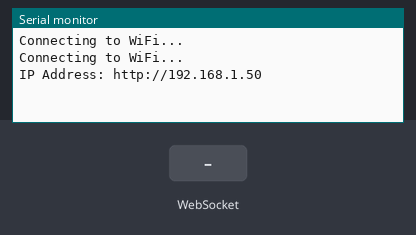
The sketch below on a simulated ESP32. On the bench: the last lines printed to the serial monitor. The inputs (shaded band) are chosen by the test bench. WiFi joins after 1.5 s; servers stay silent unless stated; the camera gives no picture.

Above: at 3.5 s.
3.6 s: WebSocket text "Ue18-647" received
At 4.4 s:
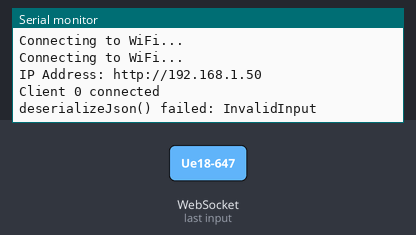
5.1 s: WebSocket text "1" received
At 5.6 s:
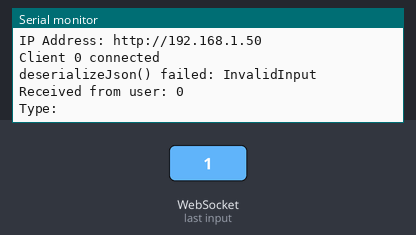

The sketch:

001_ESP32-CAM_capture.ino
```cpp
/**
    Подготовил: Степанюк Денис Борисович

    YouTube:
    https://www.youtube.com/@Stepanjuk

    VK:
    https://vk.com/SDB07

    GitHub:
    https://github.com/DenissStepanjuk

    LinkedIn:
    https://www.linkedin.com/in/stepanjuk/

    Telegram:
    https://t.me/KBISDB
    https://t.me/SDBproduction

**/

// Распиновка и функция инициализации для модуля камеры OV2640 (CAMERA_MODEL_AI_THINKER).
#include "cameraConfig.h"
// Библиотека для работы с wifi подключением (standard library).
#include <WiFi.h>
// Библиотека для создания и запуска веб-сервера, обработки HTTP-запросов, формирования и отправки HTTP-ответов клиенту.
#include <ESPAsyncWebServer.h>
#include <AsyncTCP.h>
// Библиотека позволяет устанавливать постоянное соединение между сервером и клиентом, что делает возможным двустороннюю передачу данных в реальном времени.
#include <WebSocketsServer.h>
// Библиотека используется для работы с JSON (JavaScript Object Notation) данными.
#include <ArduinoJson.h>
// Документ хранящий код HTML странички.
#include "HomePage.h"

// Данные WiFi сети.
const char* ssid     = "OPPO A9 2020";  // "TP-Link_B394" "tve-DESKTOP" "linksystve"
const char* password = "b277a4ee84e8";  // "18009217"     "Ue18-647"    "x93k6kq6wf"

// Экземпляр вебсервера ссылается на 80 порт.
AsyncWebServer server(80);
// Экземпляр WebSocket-сервера ссылается на 81 порт.
WebSocketsServer webSocket = WebSocketsServer(81);

// Инициализировать буфер под хранение изображения.
uint8_t *jpg_buf;
// Инициализировать переменную для хранение размера буфера.
size_t jpg_buf_len;

// Переменная отображает состояние кнопки 'BTN_CAPTURE' отвечающей за фото.
bool capture = false;

/** В документе реализлвана функция webSocketEvent для обработки данных
полученых через соеденение сокетов. **/
#include "socketConnection.h"

void setup() {
  // Последовательный порт (serial port).
  Serial.begin(115200);

  // Инициализация модуля камеры OV2640 (CAMERA_MODEL_AI_THINKER).
  cam_init(FRAMESIZE_VGA, PIXFORMAT_JPEG, 10);

  // Подключение к WiFi.
  WiFi.begin(ssid, password);
  while (WiFi.status() != WL_CONNECTED) {
    delay(1000);
    Serial.println("Connecting to WiFi...");
  }
  // Вывод IP адреса в последовательный порт.
  Serial.print("IP Address: http://");
  Serial.println(WiFi.localIP());


  /** Инициализация вебсервера (загружаем HTML страничку на WebServer, делаем её корневой "/"):
        + "/" - корневая папка,
        + HTTP_GET - HTTP-метод GET для запроса данных с сервера
        + [](AsyncWebServerRequest *request) {} - лямбда-функция
        + AsyncWebServerRequest *request - указатель на объект,
          который содержит всю информацию о запросе, поступившем на сервер.**/
  server.on("/", HTTP_GET, [](AsyncWebServerRequest *request) {
    // отправить (200 - http код ответа, метод отправки по html, HTML страничка)
    request -> send(200, "text\html", getHTML());
  });

  // Запуск вебсокета.
  webSocket.begin();
  // При приёме данных от клиента контролером через соеденение вебсокетов передать данные функцие webSocketEvent для дальнейшей обработки.
  // Функция webSocketEvent реализована в документе "receiveData.h".
  webSocket.onEvent(webSocketEvent);

  // Запуск вебсервера.
  server.begin();
}

void loop() {
  /** Метод webSocket.loop() обеспечивает:
        - Поддержание активного соединения с клиентами.
        - Обработку входящих данных от клиентов.
        - Обработку новых подключений и отключений клиентов.
        - Отправку данных клиентам, если это необходимо.**/
  webSocket.loop();

  // Если кнопка 'BTN_CAPTURE' была нажата.
  if(capture){
    Serial.println("Take a photo");

    // Произвести захват изображения с матрицы камеры.
    camera_fb_t *frame = esp_camera_fb_get();
    esp_camera_fb_return(frame);
    frame = esp_camera_fb_get();

    // Если захват кадра был произведён успешно.
    if (frame) {
      // Записать изображение в буфер.
      jpg_buf = frame->buf;
      // Записать размер изображения в байтах.
      jpg_buf_len = frame->len;
      // Транслировать изображение через соеденение вебсокетов.
      webSocket.broadcastBIN(jpg_buf, jpg_buf_len);
      }
    // Освободить зарезервированную память под изображение.
    esp_camera_fb_return(frame);
    // Фото было сделано и отправлено клиенту.
    capture = false;
    }
  }
```

HomePage.h
```cpp
// Функция подготавливает и возвращает HTML страничку.

String getHTML() {
  String html = ""
"  <!DOCTYPE html>"
"  <html>"
    /** head **//////////////////////////////////////////////////////////////////////////////////////////////////////
"    <head>"
"      <title>ESP32-CAM</title>"
"    </head>"

    /** body **//////////////////////////////////////////////////////////////////////////////////////////////
"    <body style='background-color: #EEEEEE;'>"
      /** Изображение. **/
"      <img id='img'>"
      /** Кнопки:
        - сделать фото
        - перезагрузить страничку **/
"      <p><button type='button' id='BTN_CAPTURE'> CAPTURE </button>"
"      <button onclick='location.reload();'>REFRESH PAGE</button></p>"
"    </body>"

    /** script **//////////////////////////////////////////////////////////////////////////////////////////////
"    <script>"
      // Создание экземпляр вебсокета.
"      var Socket;"
      /** При каждом клике по кнопке 'BTN_CAPTURE' вызывать функцию button_capture.**/
"      document.getElementById('BTN_CAPTURE').addEventListener('click', button_capture);"
      /** Функция инициализации вебсокета. -----------------------**/
"      function init() {"
        // Экземпляр вебсокета ссылается на 81 порт.
"        Socket = new WebSocket('ws://' + window.location.hostname + ':81/');"
        // При приёме сообщения сокетом вызываем функцию ответного вызова.
"        Socket.onmessage = function(event) {"
"          document.getElementById('img').src = URL.createObjectURL(event.data);"
"        };"
"      }"
      /** Функция отправляет JSON строку через соеденение сокетов при клике по кнопке 'BTN_CAPTURE'.**/
"      function button_capture() {"
        // JSON строка даст знать контролеру что надо сделать фото.
"        var btn_cpt = {type: 'capture', value: true};"
"        Socket.send(JSON.stringify(btn_cpt));"
"      }"
      /** Первым делом при подключении клиента к серверу должен быть инициализирован вебсокет. ---------------------**/
"      window.onload = function(event) {"
"      init();}"
"    </script>"
"  </html>";

return html;
}
```

socketConnection.h
```cpp
// Выделить память для работы с Json(200 байт).
StaticJsonDocument<200> doc_tx; // для передачи данных.
StaticJsonDocument<200> doc_rx; // для приёма данных.


/** Функция webSocketEvent обработывает данные полученные от клиента через соеденение вебсокетов.
    - byte num (номер клиента)
    - WStype_t type (тип данных принятых от клиента)
    - uint8_t * payload (данные принятые от клиента)
    - size_t length (длинна принятых данных)**/
void webSocketEvent(byte num, WStype_t type, uint8_t * payload, size_t length) {
  // В зависимости от типа принятых данных выполнить соответствующий блок кода.
  switch (type) {
    // Обработка отключения клиента:
    case WStype_DISCONNECTED: // Если клиент отключился, выполнить следующий блок кода.
      Serial.println("Client " + String(num) + " disconnected");
      break;
    // Обработка подключения клиента:
    case WStype_CONNECTED:    // Если клиент подключился, выполнить следующий блок кода.
      Serial.println("Client " + String(num) + " connected");
      break;
    // Обработка текстовых данных, отправленных клиентом:
    case WStype_TEXT:   // Если клиент отправил текстовые данные, обработать их.
      // Записать данные переданные от клиента "payload" в памяти контролера "doc_rx".
      DeserializationError error = deserializeJson(doc_rx, payload);
      // Если произошла ошибка при записи, вывести сообщение об ошибке.
      if (error) {
        Serial.print(F("deserializeJson() failed: "));
        Serial.println(error.f_str());
        return;
      }
      // При успешной записи JSON строки в память контролера обработать её.
      else {
        // Выведим пользователя от которого были приняты данные.
        Serial.println("Received from user: " + String(num));
        // Определим тип JSON строки обратившись к ней по ключу ["type"].
        const char* msg_type = doc_rx["type"];
        Serial.println("Type: " + String(msg_type));

        // Исходя из типа принятой JSON строки выполним соответствующий блок кода.
        if(String(msg_type) == "capture") {
          // Присвоим bool capture значение true чтобы в void loop() {}
          // выполнить блок кода отвечающий за захват изображения.
          capture = doc_rx["value"];
        }
      }
      Serial.println("");
      break;
  }
}
```

cameraConfig.h
```cpp
// Указываем плату с которой работаем.
#define CAMERA_MODEL_AI_THINKER

/** esp_camera.h - стандарная библиотека для работы с ESP32-CAM
- Define camera pinouts(Определить распиновку камеры).
- Configure camera parameters(Настройка параметров камеры).
- Initialize the camera(Инициализировать камеру).
- Set up a frame buffer(Настроить буфер кадров).
- Read camera data from frame buffer(Чтение данных камеры из буфера кадров).**/
#include "esp_camera.h"

// Распиновка для модуля камеры OV2640 (CAMERA_MODEL_AI_THINKER).
#if defined(CAMERA_MODEL_AI_THINKER)
#define PWDN_GPIO_NUM     32
#define RESET_GPIO_NUM    -1
#define XCLK_GPIO_NUM      0
#define SIOD_GPIO_NUM     26
#define SIOC_GPIO_NUM     27

#define Y9_GPIO_NUM       35
#define Y8_GPIO_NUM       34
#define Y7_GPIO_NUM       39
#define Y6_GPIO_NUM       36
#define Y5_GPIO_NUM       21
#define Y4_GPIO_NUM       19
#define Y3_GPIO_NUM       18
#define Y2_GPIO_NUM        5
#define VSYNC_GPIO_NUM    25
#define HREF_GPIO_NUM     23
#define PCLK_GPIO_NUM     22

#else
#error "Camera model not selected"
#endif

/** Функция инициализации  для модуля камеры OV2640 (CAMERA_MODEL_AI_THINKER).
    Инициализация должна быть проведена в void setup() {}.**/
bool cam_init(framesize_t frame_size = FRAMESIZE_VGA, pixformat_t pixel_format = PIXFORMAT_JPEG, int jpeg_quality = 12) {
  // camera_config_t config - Объект хранит параметры для конфигурации камеры.
  camera_config_t config;
  config.ledc_channel = LEDC_CHANNEL_0;
  config.ledc_timer = LEDC_TIMER_0;
  config.pin_d0 = Y2_GPIO_NUM;
  config.pin_d1 = Y3_GPIO_NUM;
  config.pin_d2 = Y4_GPIO_NUM;
  config.pin_d3 = Y5_GPIO_NUM;
  config.pin_d4 = Y6_GPIO_NUM;
  config.pin_d5 = Y7_GPIO_NUM;
  config.pin_d6 = Y8_GPIO_NUM;
  config.pin_d7 = Y9_GPIO_NUM;
  config.pin_xclk = XCLK_GPIO_NUM;
  config.pin_pclk = PCLK_GPIO_NUM;
  config.pin_vsync = VSYNC_GPIO_NUM;
  config.pin_href = HREF_GPIO_NUM;
  config.pin_sscb_sda = SIOD_GPIO_NUM;
  config.pin_sscb_scl = SIOC_GPIO_NUM;
  config.pin_pwdn = PWDN_GPIO_NUM;
  config.pin_reset = RESET_GPIO_NUM;
  config.xclk_freq_hz = 20000000;
  config.pixel_format = pixel_format;
  config.frame_size = frame_size;
  config.jpeg_quality = jpeg_quality;
  config.fb_count = 1;
  // esp_err_t возвращает ESP_OK при успешной конфигурации.
  esp_err_t result = esp_camera_init(&config);
  return (result == ESP_OK);
}


/**
PIXFORMAT :
  PIXFORMAT_RGB565,    // 2BPP/RGB565
  PIXFORMAT_YUV422,    // 2BPP/YUV422
  PIXFORMAT_YUV420,    // 1.5BPP/YUV420
  PIXFORMAT_GRAYSCALE, // 1BPP/GRAYSCALE
  PIXFORMAT_JPEG,      // JPEG/COMPRESSED
  PIXFORMAT_RGB888,    // 3BPP/RGB888
  PIXFORMAT_RAW,       // RAW
  PIXFORMAT_RGB444,    // 3BP2P/RGB444
  PIXFORMAT_RGB555,    // 3BP2P/RGB555


FRAMESIZE :
  FRAMESIZE_96X96,    // 96x96
  FRAMESIZE_QQVGA,    // 160x120
  FRAMESIZE_QCIF,     // 176x144
  FRAMESIZE_HQVGA,    // 240x176
  FRAMESIZE_240X240,  // 240x240
  FRAMESIZE_QVGA,     // 320x240
  FRAMESIZE_CIF,      // 400x296
  FRAMESIZE_HVGA,     // 480x320
  FRAMESIZE_VGA,      // 640x480
  FRAMESIZE_SVGA,     // 800x600
  FRAMESIZE_XGA,      // 1024x768
  FRAMESIZE_HD,       // 1280x720
  FRAMESIZE_SXGA,     // 1280x1024
  FRAMESIZE_UXGA,     // 1600x1200
  // 3MP Sensors
  FRAMESIZE_FHD,      // 1920x1080
  FRAMESIZE_P_HD,     //  720x1280
  FRAMESIZE_P_3MP,    //  864x1536
  FRAMESIZE_QXGA,     // 2048x1536
  // 5MP Sensors
  FRAMESIZE_QHD,      // 2560x1440
  FRAMESIZE_WQXGA,    // 2560x1600
  FRAMESIZE_P_FHD,    // 1080x1920
  FRAMESIZE_QSXGA,    // 2560x1920
  FRAMESIZE_INVALID
**/
```

Measured:
- after the input at 3.6 s, the serial monitor: prints a new line at once (image 1)
- after the input at 5.1 s, the serial monitor: prints a new line at once (image 2)
